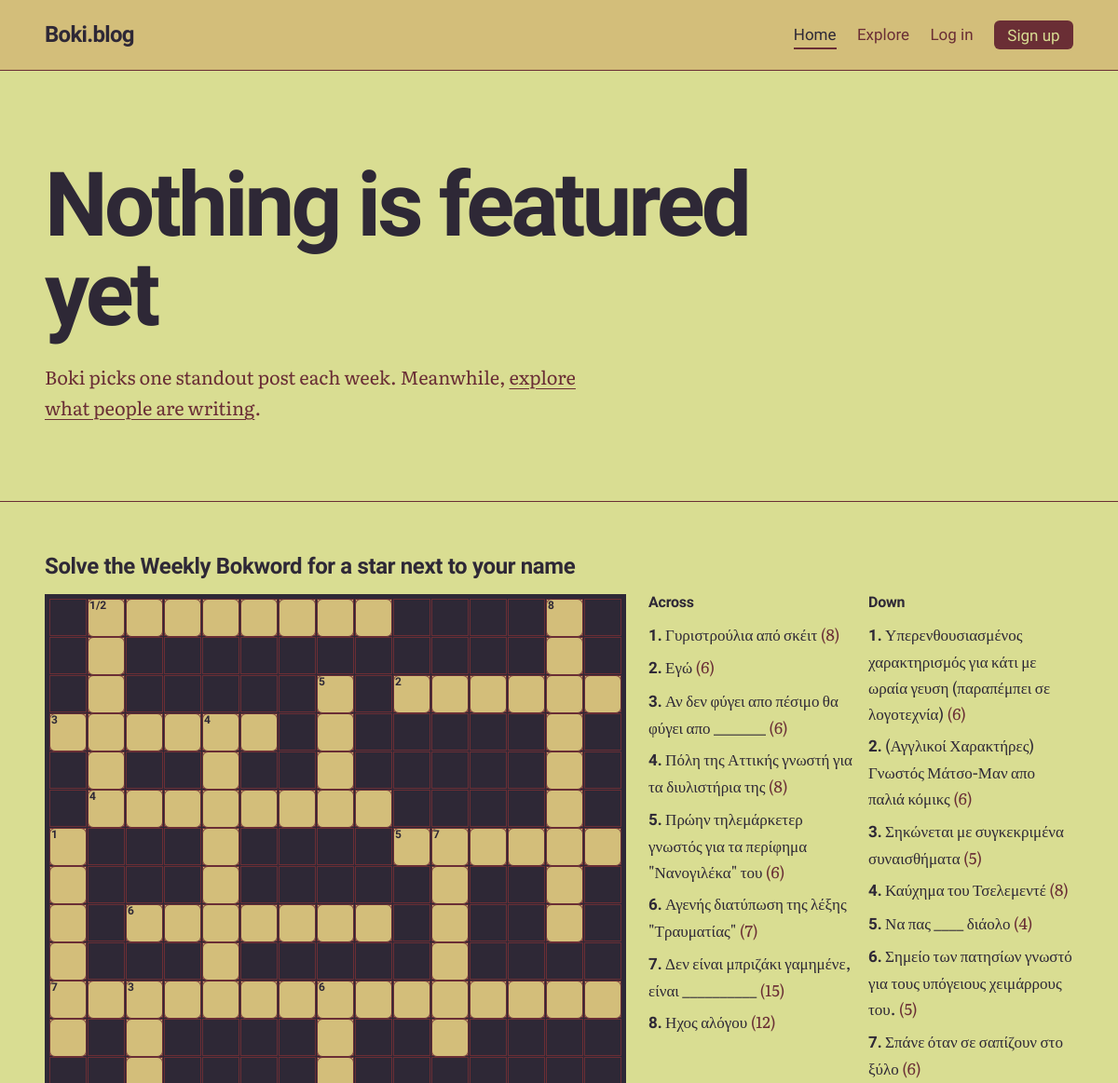
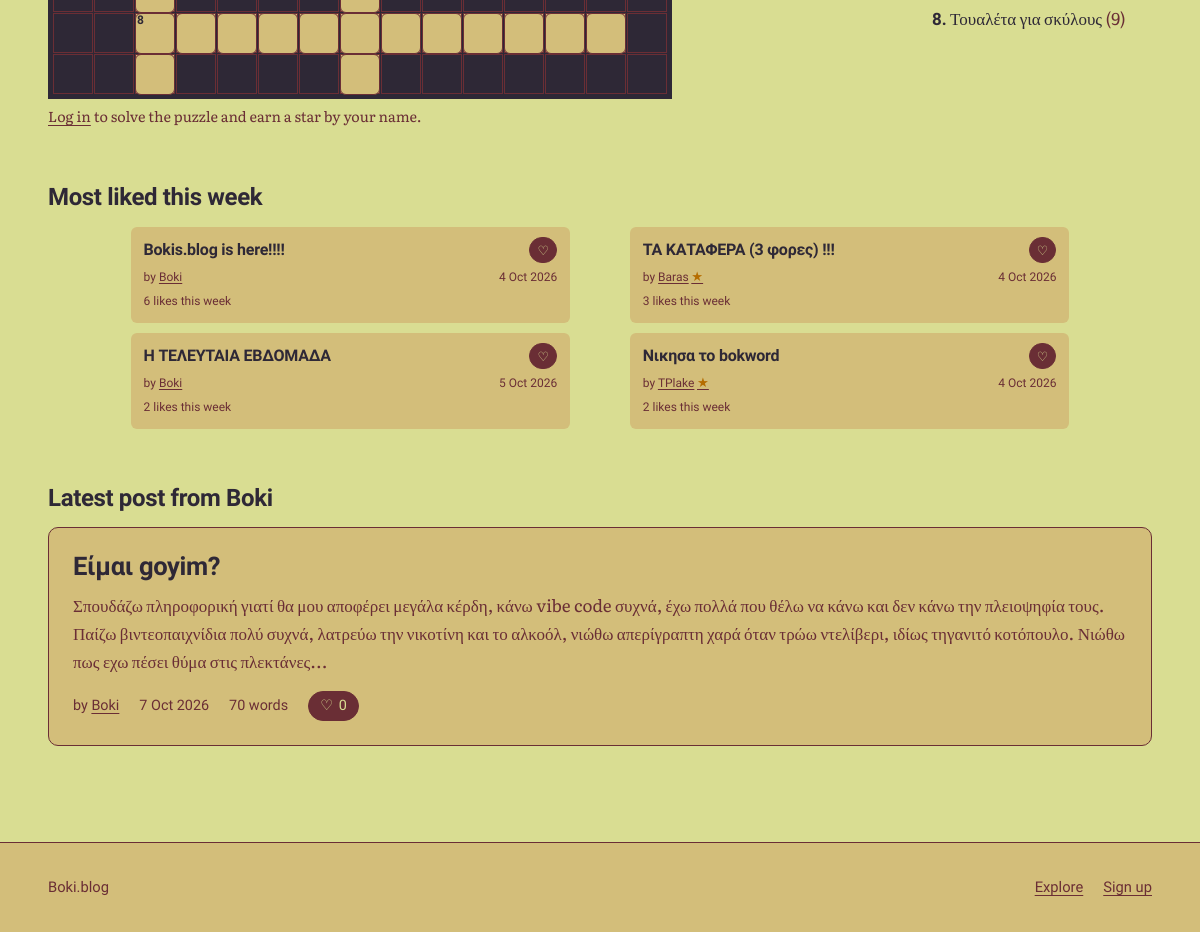
Before: / with the older database file (2 pictures, top to bottom).
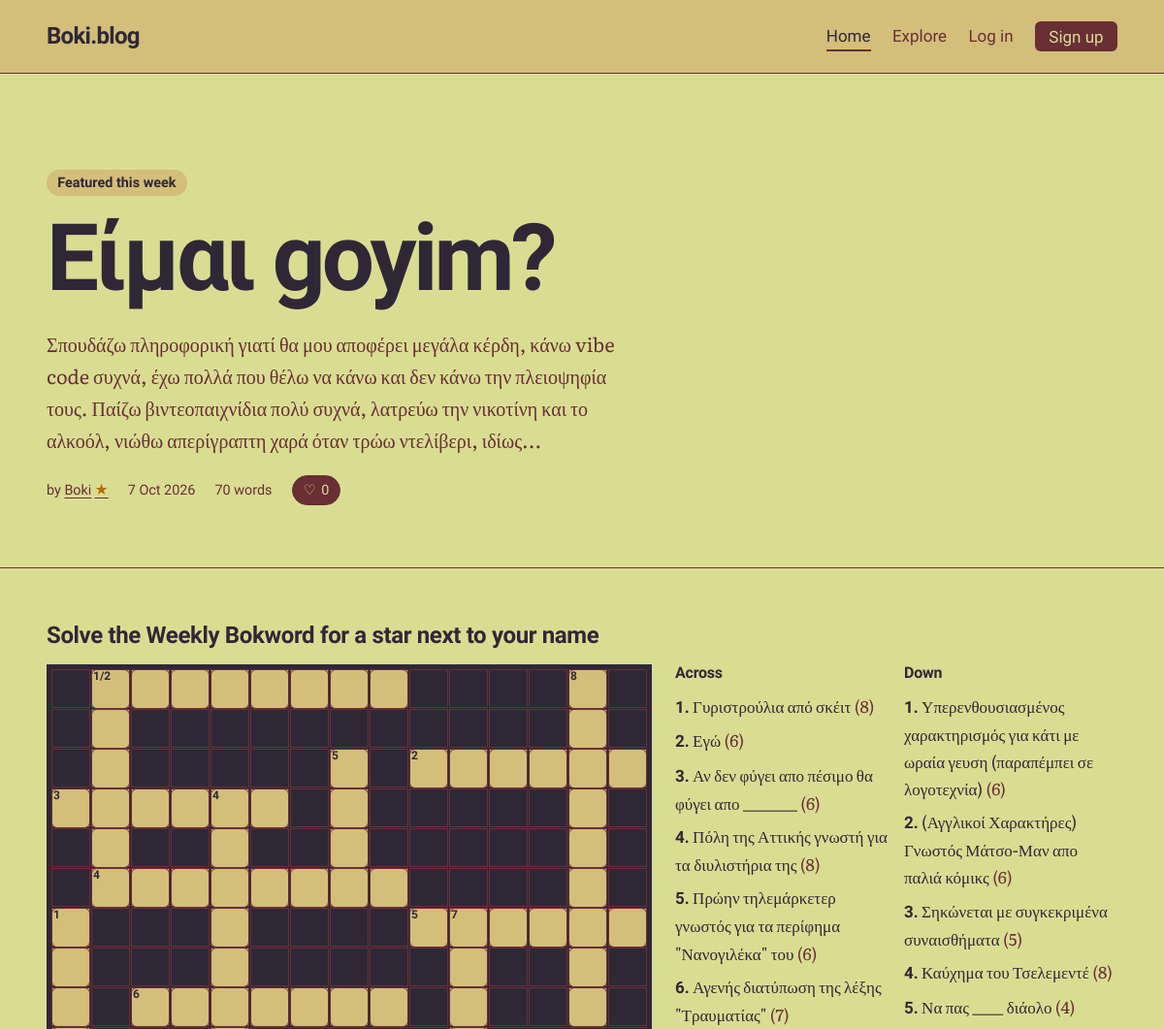
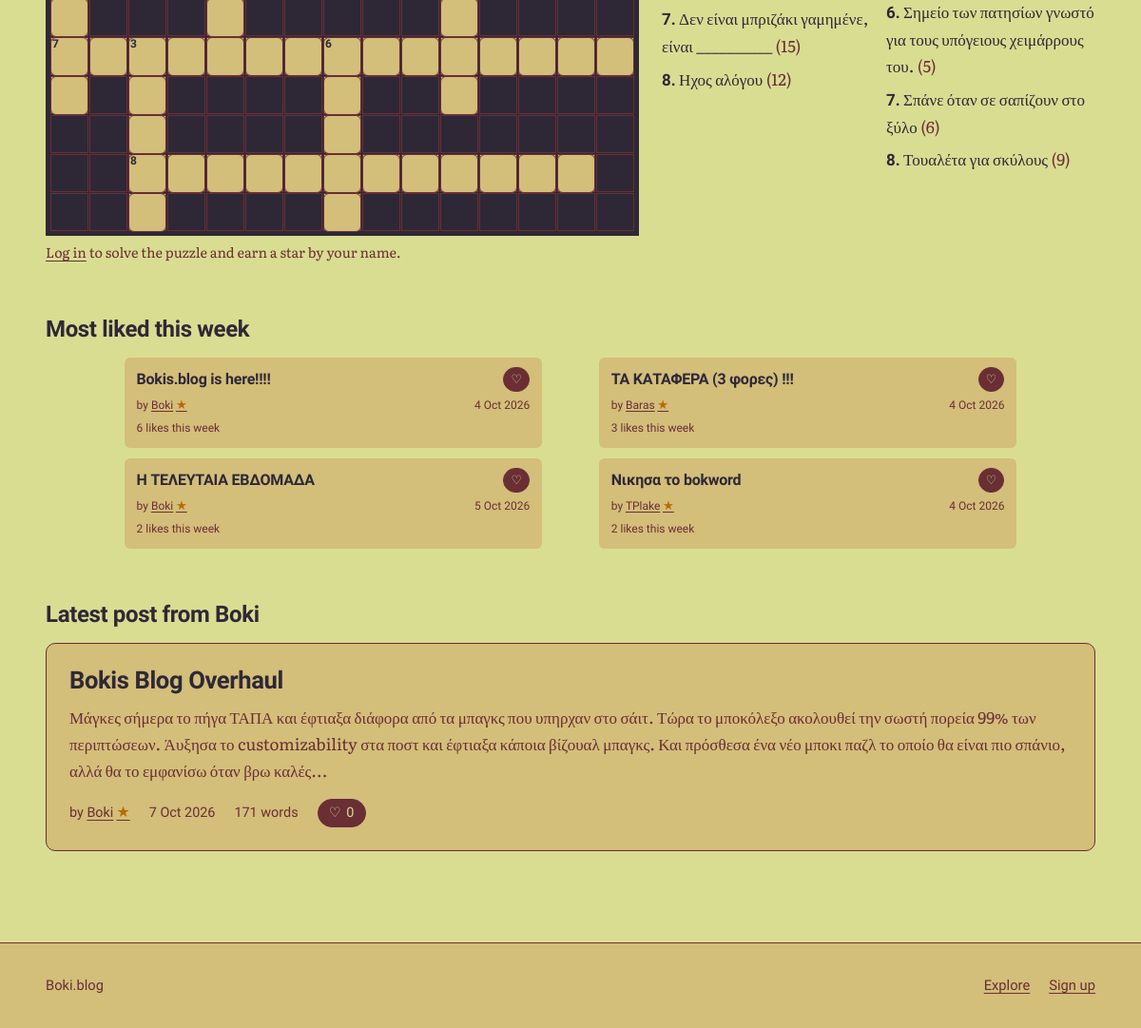
After: the same page with the newer database file (2 pictures, top to bottom).
### tables this page shows
CREATE TABLE posts (
    id         INTEGER PRIMARY KEY,
    user_id    INTEGER NOT NULL REFERENCES users(id) ON DELETE CASCADE,
    title      TEXT NOT NULL,
    body       TEXT NOT NULL,
    created_at TEXT NOT NULL DEFAULT (datetime('now')),
    updated_at TEXT,
    image      TEXT,
    text_color TEXT NOT NULL DEFAULT '#2E2836',
    title_color TEXT NOT NULL DEFAULT '#2E2836',
    background_color TEXT NOT NULL DEFAULT '#D9DD92'
, accent_color TEXT NOT NULL DEFAULT '#6A2E35', surface_color TEXT NOT NULL DEFAULT '#D3BE7A', button_text_color TEXT NOT NULL DEFAULT '#D9DD92');

CREATE TABLE users (
    id            INTEGER PRIMARY KEY,
    username      TEXT NOT NULL UNIQUE COLLATE NOCASE,
    password_hash TEXT NOT NULL,
    is_admin      INTEGER NOT NULL DEFAULT 0,
    created_at    TEXT NOT NULL DEFAULT (datetime('now')),
    bio           TEXT NOT NULL DEFAULT '',
    avatar        TEXT,
    profile_bg    TEXT NOT NULL DEFAULT '#D9DD92',
    profile_text  TEXT NOT NULL DEFAULT '#2E2836'
, avatar_position_x INTEGER NOT NULL DEFAULT 50, avatar_position_y INTEGER NOT NULL DEFAULT 50, bokword_victories INTEGER NOT NULL DEFAULT 0, boknections_victories INTEGER NOT NULL DEFAULT 0);

### app.py (the view, shortened to what this page needs)
@app.get("/")
def home():
    top_week = db().execute(
        f"""SELECT * FROM (
                SELECT {POST_COLS},
                  (SELECT COUNT(*) FROM likes w
                    WHERE w.post_id = p.id
                      AND w.created_at >= datetime('now', '-7 days')) AS week_likes
                {POST_FROM})
            WHERE week_likes > 0
            ORDER BY week_likes DESC, like_count DESC, created_at DESC
            LIMIT 4""", (viewer_id(),)).fetchall()
    featured = None
    featured_id = get_setting("featured_post_id")
    if featured_id:
        featured = get_post(int(featured_id))
    latest_admin_post = db().execute(
        f"SELECT {POST_COLS} {POST_FROM} WHERE u.is_admin = 1 "
        "ORDER BY p.created_at DESC, p.id DESC LIMIT 1",
        (viewer_id(),)).fetchone()
    crossword = get_crossword()
    crossword_entries_list = []
    crossword_completed = False
    crossword_answers = ""
    if crossword:
        crossword_entries_list = crossword_entries(crossword["solution"]) or []
    if crossword:
        for entry in crossword_entries_list:
            entry["hint"] = crossword["clues"].get(entry["key"], "")
    boknections = None
    return render_template("home.html", top_week=top_week, featured=featured,
                           latest_admin_post=latest_admin_post,
                           boknections=boknections,
                           crossword=crossword,
                           crossword_entries=crossword_entries_list,
                           crossword_completed=crossword_completed,
                           crossword_answers=crossword_answers)

### app.py (called while the page is built)
def db():
    if "db" not in g:
        g.db = sqlite3.connect(DB_PATH)
        g.db.row_factory = sqlite3.Row
        g.db.execute("PRAGMA foreign_keys = ON")
    return g.db

def get_setting(key):
    row = db().execute("SELECT value FROM settings WHERE key = ?", (key,)).fetchone()
    return row["value"] if row else None

def viewer_id():
    return g.user["id"] if g.user else -1

def get_crossword():
    row = db().execute(
        "SELECT solution, clues, version, updated_at FROM crossword_state WHERE id = 1"
    ).fetchone()
    if row is None or row["solution"] == "#" * 225:
        return None
    return {
        "solution": row["solution"],
        "clues": json.loads(row["clues"]),
        "version": row["version"],
        "updated_at": row["updated_at"],
    }

def boknections_enabled():
    return get_setting("boknections_enabled") == "1"

def get_post(post_id):
    return db().execute(
        f"SELECT {POST_COLS} {POST_FROM} WHERE p.id = ?",
        (viewer_id(), post_id)).fetchone()

@app.context_processor
def inject_site():
    return {"site_name": app.config["SITE_NAME"]}

def parse_ts(value):
    return datetime.strptime(value, "%Y-%m-%d %H:%M:%S")

### templates/home.html (shortened to what the changed rows need)
{% extends "base.html" %}
{% from "_macros.html" import like_button with context %}
{% from "_macros.html" import user_name %}
{% block content %}
<section class="featured" aria-labelledby="featured-title">
  <div class="wrap">
    {% if featured %}
      <p class="section-note">Featured this week</p>
      <h1 id="featured-title"><a href="{{ url_for('post', post_id=featured.id) }}">{{ featured.title }}</a></h1>
      <p class="lede">{{ featured.body|excerpt(260) }}</p>
      <ul class="meta">
        <li>by <a href="{{ url_for('profile', username=featured.username) }}">{{ user_name(featured.username, featured.crossword_star) }}</a></li>
        <li><time datetime="{{ featured.created_at|iso }}">{{ featured.created_at|date }}</time></li>
        <li>{{ featured.body|wordcount }} {{ 'word' if (featured.body|wordcount) == 1 else 'words' }}</li>
        <li>{{ like_button(featured, '/') }}</li>
      </ul>
    {% else %}
      <h1 id="featured-title">Nothing is featured yet</h1>
      <p class="lede">
        {% if g.user and g.user.is_admin %}
          Pick this week's featured post on the <a href="{{ url_for('admin') }}">Admin page</a>.
        {% else %}
          Boki picks one standout post each week. Meanwhile, <a href="{{ url_for('explore') }}">explore what people are writing</a>.
        {% endif %}
      </p>
    {% endif %}
  </div>
</section>
<div class="wrap home-sections">
  <section class="bokword" aria-labelledby="bokword-title">
    <h2 class="section-title" id="bokword-title">Solve the Weekly Bokword for a star next to your name</h2>
  </section>
  <section aria-labelledby="top-title">
    <h2 class="section-title" id="top-title">Most liked this week</h2>
    {% if top_week %}
      <ol class="ranked top-week-grid">
        {% for p in top_week %}
          <li class="top-week-card">
            <div class="top-week-heading">
              <h3><a href="{{ url_for('post', post_id=p.id) }}">{{ p.title }}</a></h3>
              {% if g.user %}
                <form class="inline-form" method="post" action="{{ url_for('toggle_like', post_id=p.id) }}">
                  <input type="hidden" name="csrf_token" value="{{ csrf_token() }}">
                  <input type="hidden" name="next" value="/">
                  <button class="like {% if p.liked %}is-liked{% endif %}" type="submit" aria-pressed="{{ 'true' if p.liked else 'false' }}" aria-label="{{ 'Unlike' if p.liked else 'Like' }} {{ p.title }}">
                    <span aria-hidden="true">{{ '♥' if p.liked else '♡' }}</span>
                  </button>
                </form>
              {% else %}
                <a class="like" href="{{ url_for('login', next=url_for('home')) }}" aria-label="Log in to like {{ p.title }}"><span aria-hidden="true">♡</span></a>
              {% endif %}
            </div>
            <div class="top-week-byline">
              <span>by <a href="{{ url_for('profile', username=p.username) }}">{{ user_name(p.username, p.crossword_star) }}</a></span>
              <time datetime="{{ p.created_at|iso }}">{{ p.created_at|date }}</time>
            </div>
            <p class="top-week-count">{{ p.week_likes }} {{ 'like' if p.week_likes == 1 else 'likes' }} this week</p>
          </li>
        {% endfor %}
      </ol>
    {% else %}
      <p class="empty">No posts have been liked in the last 7 days. <a href="{{ url_for('explore') }}">Find one to like</a>.</p>
    {% endif %}
  </section>
  <section aria-labelledby="admin-post-title">
    {% if latest_admin_post %}
      <h2 class="section-title" id="admin-post-title">Latest post from Boki</h2>
      <article class="admin-latest-post">
        <h3><a href="{{ url_for('post', post_id=latest_admin_post.id) }}">{{ latest_admin_post.title }}</a></h3>
        <p>{{ latest_admin_post.body|excerpt(320) }}</p>
        <ul class="meta">
          <li>by <a href="{{ url_for('profile', username=latest_admin_post.username) }}">{{ user_name(latest_admin_post.username, latest_admin_post.crossword_star) }}</a></li>
          <li><time datetime="{{ latest_admin_post.created_at|iso }}">{{ latest_admin_post.created_at|date }}</time></li>
          <li>{{ latest_admin_post.body|wordcount }} {{ 'word' if (latest_admin_post.body|wordcount) == 1 else 'words' }}</li>
          <li>{{ like_button(latest_admin_post, '/') }}</li>
        </ul>
      </article>
    {% else %}
      <h2 class="section-title" id="admin-post-title">Latest post from Boki</h2>
      <p class="empty">No admin account has published a post yet.</p>
    {% endif %}
  </section>
</div>
{% endblock %}

### templates/_macros.html (shortened to what this page needs)
{% macro like_button(post, next) %}
  {% if g.user %}
    <form class="inline-form" method="post" action="{{ url_for('toggle_like', post_id=post.id) }}">
      <input type="hidden" name="csrf_token" value="{{ csrf_token() }}">
      <input type="hidden" name="next" value="{{ next }}">
      <button class="like {% if post.liked %}is-liked{% endif %}" type="submit" aria-pressed="{{ 'true' if post.liked else 'false' }}">
        <span aria-hidden="true">{{ '♥' if post.liked else '♡' }}</span>
        {{ post.like_count }}
        <span class="sr">{{ 'like' if post.like_count == 1 else 'likes' }}, {{ 'unlike' if post.liked else 'like this post' }}</span>
      </button>
    </form>
  {% else %}
    <a class="like" href="{{ url_for('login', next=next) }}">
      <span aria-hidden="true">♡</span> {{ post.like_count }}
    </a>
  {% endif %}
{% endmacro %}
{% macro user_name(username, crossword_star=false) %}
  {{ username }}{% if crossword_star %}<span class="achievement-star" role="img" aria-label="Solved the current Weekly Bokword" title="Solved the current Weekly Bokword">★</span>{% endif %}
{% endmacro %}

Changed rows visible on the page:
changed posts "Είμαι goyim?": title (not shown) → "Είμαι goyim?"; body|excerpt (not shown) → "Σπουδάζω πληροφορική γιατί θα μου αποφέρει μεγάλα κέρδη, κάνω vibe code συχνά, έχω πολλά που θέλω να κάνω και δεν κάνω την πλειοψηφία τους. Παίζω βιντεοπαιχνίδια πολύ συχνά, λατρεύω την νικοτίνη και το αλκοόλ, νιώθω απερίγραπτη χαρά όταν τρώω ντελίβερι, ιδίως..."; created_at (not shown) → "7 Oct 2026"; body (not shown) → "70"; body (not shown) → "words"
changed users "Boki": username "Boki" → "Boki Boki"
shown differently, row unchanged: posts "Bokis.blog is here!!!!": now shows "★"
shown differently, row unchanged: posts "Η ΤΕΛΕΥΤΑΙΑ ΕΒΔΟΜΑΔΑ": now shows "★"
added posts: title "Bokis Blog Overhaul", body|excerpt "Μάγκες σήμερα το πήγα ΤΑΠΑ και έφτιαξα διάφορα από τα μπαγκς που υπηρχαν στο σάιτ. Τώρα το μποκόλεξο ακολουθεί την σωστή πορεία 99% των περιπτώσεων. Άυξησα το customizability στα ποστ και έφτιαξα κάποια βίζουαλ μπαγκς. Και πρόσθεσα ένα νέο μποκι παζλ το οποίο θα είναι πιο σπάνιο, αλλά θα το εμφανίσω όταν βρω καλές...", created_at "7 Oct 2026", body "171", body "words"
Other visible differences:
{{ post.like_count }}: "0" → "0 0"
{{ latest_admin_post.title }}: "Είμαι goyim?" → "Bokis Blog Overhaul"
{{ latest_admin_post.body|excerpt(320) }}: "Σπουδάζω πληροφορική γιατί θα μου αποφέρει μεγάλα κέρδη, κάνω vibe code συχνά, έχω πολλά που θέλω να κάνω και δεν κάνω την πλειοψηφία τους. Παίζω βιντεοπαιχνίδια πολύ συχνά, λατρεύω την νικοτίνη και το αλκοόλ, νιώθω απερίγραπτη χαρά όταν τρώω ντελίβερι, ιδίως τηγανιτό κοτόπουλο. Νιώθω πως εχω πέσει θύμα στις πλεκτάνες..." → "Μάγκες σήμερα το πήγα ΤΑΠΑ και έφτιαξα διάφορα από τα μπαγκς που υπηρχαν στο σάιτ. Τώρα το μποκόλεξο ακολουθεί την σωστή πορεία 99% των περιπτώσεων. Άυξησα το customizability στα ποστ και έφτιαξα κάποια βίζουαλ μπαγκς. Και πρόσθεσα ένα νέο μποκι παζλ το οποίο θα είναι πιο σπάνιο, αλλά θα το εμφανίσω όταν βρω καλές..."
{{ latest_admin_post.body|wordcount }}: "70" → "171"
text no longer shown: "♡ Nothing is featured yet Boki picks one standout post each week. Meanwhile, explore what people are writing ."
text now shown: "Featured this week by ★ ★ ♡ ♡"
